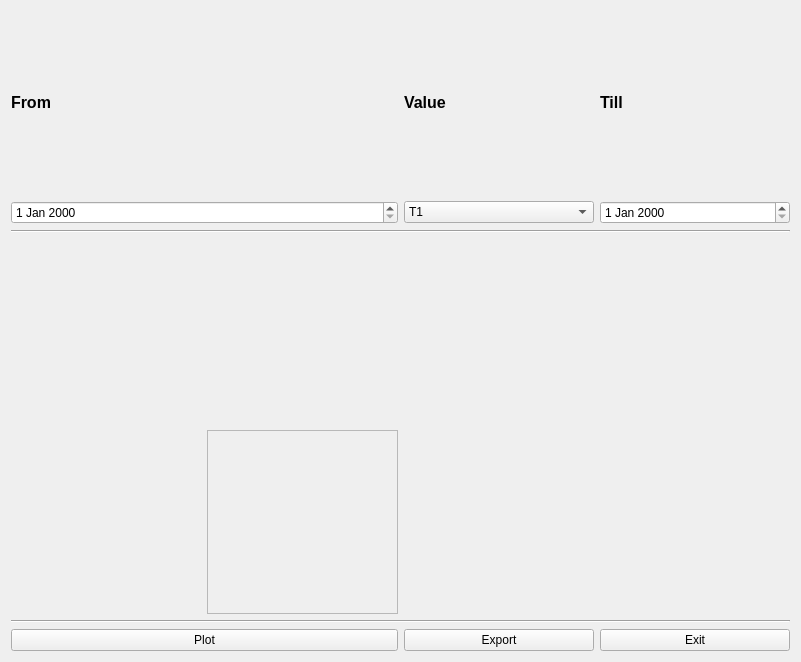
<?xml version="1.0" encoding="UTF-8"?>
<ui version="4.0">
 <class>Form</class>
 <widget class="QWidget" name="Form">
  <property name="geometry">
   <rect>
    <x>0</x>
    <y>0</y>
    <width>801</width>
    <height>662</height>
   </rect>
  </property>
  <property name="windowTitle">
   <string>Form</string>
  </property>
  <layout class="QGridLayout" name="gridLayout">
   <item row="0" column="0">
    <widget class="QLabel" name="label">
     <property name="text">
      <string>&lt;html&gt;&lt;head/&gt;&lt;body&gt;&lt;p&gt;&lt;span style=&quot; font-size:12pt; font-weight:600;&quot;&gt;From&lt;/span&gt;&lt;/p&gt;&lt;/body&gt;&lt;/html&gt;</string>
     </property>
    </widget>
   </item>
   <item row="0" column="2">
    <widget class="QLabel" name="label_2">
     <property name="text">
      <string>&lt;html&gt;&lt;head/&gt;&lt;body&gt;&lt;p&gt;&lt;span style=&quot; font-size:12pt; font-weight:600;&quot;&gt;Value&lt;/span&gt;&lt;/p&gt;&lt;/body&gt;&lt;/html&gt;</string>
     </property>
    </widget>
   </item>
   <item row="0" column="3">
    <widget class="QLabel" name="label_3">
     <property name="text">
      <string>&lt;html&gt;&lt;head/&gt;&lt;body&gt;&lt;p&gt;&lt;span style=&quot; font-size:12pt; font-weight:600;&quot;&gt;Till&lt;/span&gt;&lt;/p&gt;&lt;/body&gt;&lt;/html&gt;</string>
     </property>
    </widget>
   </item>
   <item row="1" column="0" colspan="2">
    <widget class="QDateEdit" name="dateEdit"/>
   </item>
   <item row="1" column="2">
    <widget class="QComboBox" name="comboBox_2">
     <item>
      <property name="text">
       <string>T1</string>
      </property>
     </item>
     <item>
      <property name="text">
       <string>T2</string>
      </property>
     </item>
     <item>
      <property name="text">
       <string>T3</string>
      </property>
     </item>
     <item>
      <property name="text">
       <string>T4</string>
      </property>
     </item>
     <item>
      <property name="text">
       <string>T5</string>
      </property>
     </item>
     <item>
      <property name="text">
       <string>T6</string>
      </property>
     </item>
     <item>
      <property name="text">
       <string>Average</string>
      </property>
     </item>
     <item>
      <property name="text">
       <string>Normalized</string>
      </property>
     </item>
     <item>
      <property name="text">
       <string>Standard Deviation</string>
      </property>
     </item>
     <item>
      <property name="text">
       <string>Mean</string>
      </property>
     </item>
     <item>
      <property name="text">
       <string>Variance</string>
      </property>
     </item>
    </widget>
   </item>
   <item row="1" column="3">
    <widget class="QDateEdit" name="dateEdit_2"/>
   </item>
   <item row="2" column="0" colspan="4">
    <widget class="Line" name="line">
     <property name="orientation">
      <enum>Qt::Horizontal</enum>
     </property>
    </widget>
   </item>
   <item row="3" column="0" rowspan="2" colspan="4">
    <widget class="QWidget" name="widget" native="true"/>
   </item>
   <item row="4" column="1">
    <widget class="QFrame" name="frame">
     <property name="frameShape">
      <enum>QFrame::StyledPanel</enum>
     </property>
     <property name="frameShadow">
      <enum>QFrame::Raised</enum>
     </property>
    </widget>
   </item>
   <item row="5" column="0" colspan="4">
    <widget class="Line" name="line_2">
     <property name="orientation">
      <enum>Qt::Horizontal</enum>
     </property>
    </widget>
   </item>
   <item row="6" column="0" colspan="2">
    <widget class="QPushButton" name="pushButton">
     <property name="text">
      <string>Plot</string>
     </property>
    </widget>
   </item>
   <item row="6" column="2">
    <widget class="QPushButton" name="pushButton_2">
     <property name="text">
      <string>Export</string>
     </property>
    </widget>
   </item>
   <item row="6" column="3">
    <widget class="QPushButton" name="pushButton_3">
     <property name="text">
      <string>Exit</string>
     </property>
    </widget>
   </item>
  </layout>
 </widget>
 <resources/>
 <connections/>
</ui>
